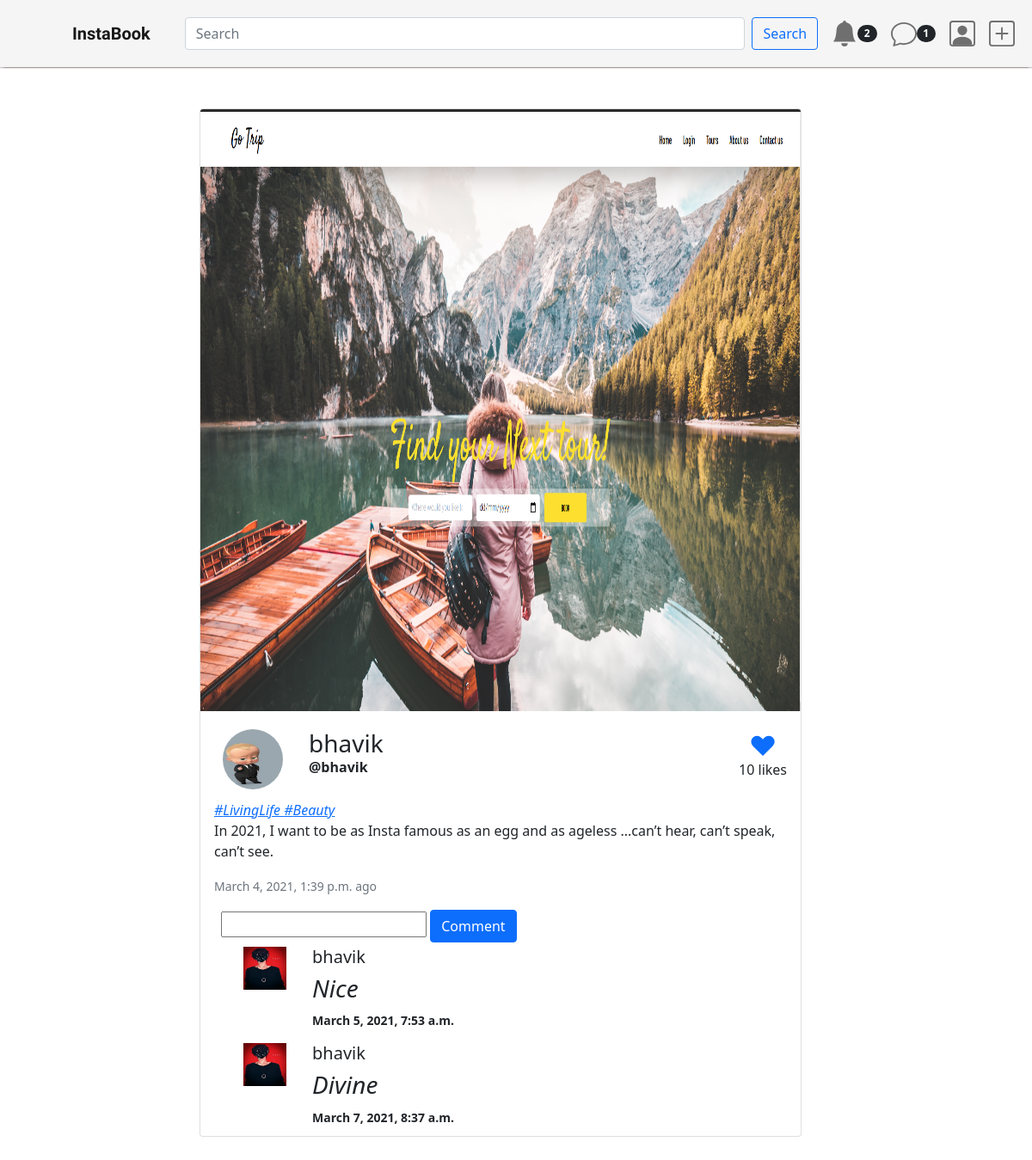
Screenshot of /post/ff6ade02-940a-4a9d-9afc-0b1a05530b9e (signed in) with the database file from the repository.
### post/models.py (models this page shows, shortened)
class Post(models.Model):
    id = models.UUIDField(primary_key=True, default=uuid.uuid4, editable=False)
    content = models.ManyToManyField(PostFileContent, related_name='contents')
    caption = models.TextField(max_length=1500, verbose_name='Caption')
    posted = models.DateTimeField(auto_now_add=True)
    tags = models.ManyToManyField(Tag, related_name='tags')
    user = models.ForeignKey(User, on_delete=models.CASCADE)
    likes = models.IntegerField(default=0)

class PostFileContent(models.Model):
    user = models.ForeignKey(
        User, on_delete=models.CASCADE, related_name='content_owner')
    file = models.FileField(upload_to=user_directory_path)

class Tag(models.Model):
    title = models.CharField(max_length=75, verbose_name='Tag')
    slug = models.SlugField(null=False, unique=True)
    class Meta:
        verbose_name = 'Tag'
        verbose_name_plural = 'Tags'
    def __str__(self):
        return self.title

### account/models.py (models this page shows, shortened)
class Profile(models.Model):
    user = models.OneToOneField(
        User, on_delete=models.CASCADE, related_name='profile')
    first_name = models.CharField(max_length=50, null=True, blank=True)
    last_name = models.CharField(max_length=50, null=True, blank=True)
    location = models.CharField(max_length=50, null=True, blank=True)
    url = models.CharField(max_length=80, null=True, blank=True)
    profile_info = models.TextField(max_length=150, null=True, blank=True)
    created = models.DateField(auto_now_add=True)
    favorites = models.ManyToManyField(Post)
    picture = models.ImageField(
        upload_to=user_directory_path, blank=True, null=True, verbose_name='Picture')

### comment/models.py (models this page shows, shortened)
class Comment(models.Model):
    post = models.ForeignKey(
        Post, on_delete=models.CASCADE, related_name='comments')
    user = models.ForeignKey(User, on_delete=models.CASCADE)
    comment = models.CharField(max_length=200, default="")
    date = models.DateTimeField(auto_now_add=True)

### post/views.py (the view)
# urls.py: path('<uuid:post_id>', views.PostDetails, name="postdetails"),
@login_required
def PostDetails(request, post_id):
    post = get_object_or_404(Post, id=post_id)
    user = request.user
    profile = Profile.objects.get(user=user)
    comment = Comment.objects.filter(post=post).order_by('date')
    if request.user.is_authenticated:
        profile = Profile.objects.get(user=user)
        if profile.favorites.filter(id=post_id).exists():
            favorited = True
    if request.method == 'POST':
        form = CommentForm(request.POST)
        if form.is_valid():
            comment = form.save(commit=False)
            comment.post = post
            comment.user = user
            comment.save()
            return HttpResponseRedirect(reverse('post:postdetails', args=[post_id]))
    else:
        form = CommentForm()
    template = loader.get_template('post_detail.html')
    context = {
        'post': post,
        'comment': comment,
        'form': form,
        'profile': profile,
    }
    return HttpResponse(template.render(context, request))

### comment/forms.py
class CommentForm(forms.ModelForm):
    comment = forms.CharField(required=True)
    class Meta:
        model = Comment
        fields = ('comment',)

### notifications/views.py (called while the page is built)
def CountNotifications(request):
    count_notification = 0
    if request.user.is_authenticated:
        count_notification = Notification.objects.filter(
            user=request.user, is_seen=False).count()
    return {'count_notifications': count_notification}

### social_clone_app/templates/post_detail.html (shortened to what this page needs)
{% extends 'base.html' %}
{% load static %}
{% block content %}
<div class="container mt-5">
    <div class="row justify-content-center ">
        <div class="col-8  align-self-center">
            <div class="card mb-5" style="max-width: 700px;">
                <img src="{{post.content.first.file.url}}" height="700px" class="card-img-top" alt="...">
                <div class="card-body">
                    <div class="card__name">
                        <div class="card__small_profile">
                            <img class="story__image" src="{{profile.picture.url}}" alt="...">
                            <div class="card__username">
                                <h3>{{post.user.username}}</h3>
                                <p><strong>@{{post.user.username}}</strong></p>
                            </div>
                        </div>
                        <div class="card__likes">
                            <a href="{% url 'post:postlike' post.id %}">
                                <svg xmlns="http://www.w3.org/2000/svg" width="34" height="34" viewBox="0 0 20 20"
                                    fill="currentColor">
                                    <path fillRule="evenodd"
                                        d="M3.172 5.172a4 4 0 015.656 0L10 6.343l1.172-1.171a4 4 0 115.656 5.656L10 17.657l-6.828-6.829a4 4 0 010-5.656z"
                                        clipRule="evenodd" />
                                </svg>
                            </a>
                            <p>{{post.likes}} likes</p>
                        </div>
                    </div>
                    <p class="card-text">
                        {% for tag in post.tags.all %}
                        <em>
                            <i>
                                <a href="{% url 'tag.get_absolute_url' }">
                                        #{{tag}}
                                </a>
                            </i>
                        </em>
                        <br>
                        {{post.caption}}
                    </p>
                    <p class=" card-text">
                                    <small class="text-muted">
                                        <time datetime="2020-1-1">{{post.posted}}</time>
                                        ago
                                    </small>
                    </p>
                </div>
                <div class="mx-4">
                    <form method="post" role="form">
                        {{form.comment}}
                        <button class="btn btn-primary" type="submit">Comment</button>
                    </form>
                </div>
                {% for c in comment %}
                <div class="card__name">
                    <div class="card__small_profile">
                        <img height="50px" width="50px" src="{{c.user.profile.picture.url}}" alt="...">
                        <div class="card__username">
                            <h5>{{c.user.username}}</h5>
                            <h3 class="mt-2">
                                <i>
                                    {{c.comment}}
                                </i>
                            </h3>
                            <small>
                                <strong>
                                    {{c.date}}
                                </strong>
                            </small>
                        </div>
                    </div>
                </div>
                {% endfor %}
            </div>
        </div>
    </div>
</div>
{% endblock %}

### social_clone_app/static/css/index.css (style rules this page uses)
.story__image { border-radius: 50%; width: 70px; height: 70px; margin-left: -40px; }
.card__name { display: flex; flex-direction: row; justify-content: space-between; }
.card__small_profile { display: flex; flex-direction: row; padding: 5px; padding-left: 50px; }
.card__username { padding-left: 30px; margin-bottom: 5px; }
.card__username > p { margin-top: -10px; }
.card__likes { display: flex; flex-direction: column; justify-content: center; align-items: center; }

### rows the page displays
Post: content.first.file (picture), user.username "bhavik", likes "10", caption "In 2021, I want to be as Insta famous as an egg and as ageless ...can’t hear, can’t speak, can’t see.", posted "March 4, 2021, 1:39 p.m."
Profile: picture (placeholder picture)
Tag: title "LivingLife"
Tag: title "Beauty"
Comment: user.profile.picture (placeholder picture), user.username "bhavik", comment "Nice", date "March 5, 2021, 7:53 a.m."
Comment: user.profile.picture (placeholder picture), user.username "bhavik", comment "Divine", date "March 7, 2021, 8:37 a.m."

### other values shown
{{ count_notifications }} "2"
